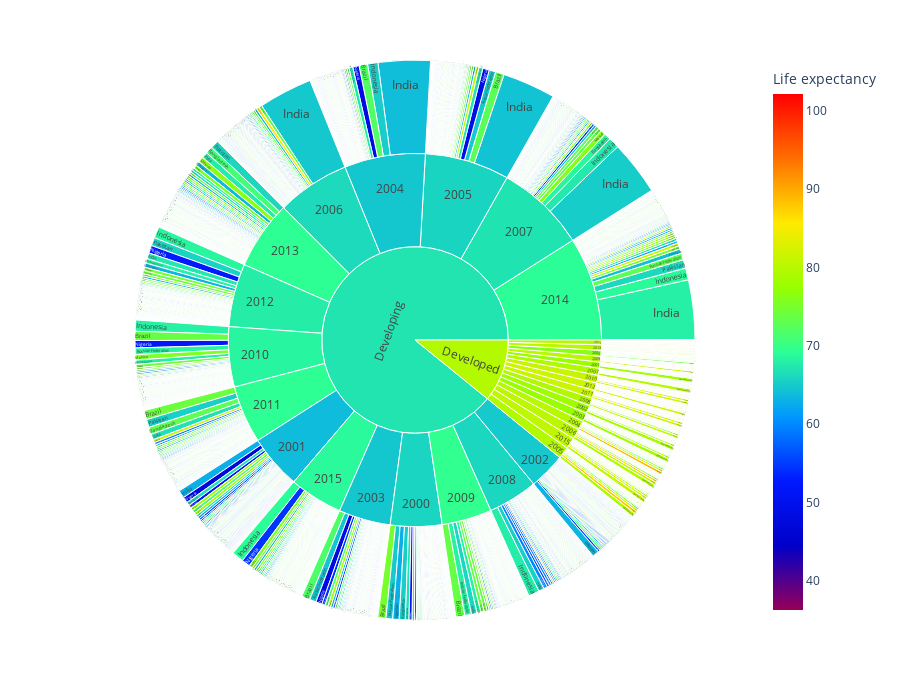

Notebook code for this chart:
### Code cell
# for detail click the year or status

sun_plot = pe.sunburst(
    df, 
    path=['Status', 'Year', 'Country'],
    values='Population',
    color='Life expectancy ',
    color_continuous_scale='rainbow',
    color_continuous_midpoint=df['Life expectancy '].mean()
)
sun_plot.update_layout(width=900, height=700)
sun_plot.show()

### Figure 1 — Plotly figure (JSON) as saved in the notebook; plotly's stock layout.template omitted (floating-point values rounded to 4 significant figures; data arrays with more than 128 entries replaced by an {"elided": "..."} marker saying what was removed)
{"data": [{"branchvalues": "total", "customdata": {"elided": "2972x1 float values"}, "domain": {"x": [0, 1], "y": [0, 1]}, "hovertemplate": "labels=%{label}<br>Population=%{value}<br>parent=%{parent}<br>id=%{id}<br>Life expectancy =%{color}<extra></extra>", "ids": {"elided": "2972 str values"}, "labels": {"elided": "2972 str values"}, "marker": {"coloraxis": "coloraxis", "colors": {"elided": "2972 float values"}}, "name": "", "parents": {"elided": "2972 str values"}, "type": "sunburst", "values": {"elided": "2972 float values"}}], "layout": {"coloraxis": {"cmid": 69.22, "colorbar": {"title": {"text": "Life expectancy "}}, "colorscale": [[0, "rgb(150,0,90)"], [0.125, "rgb(0,0,200)"], [0.25, "rgb(0,25,255)"], [0.375, "rgb(0,152,255)"], [0.5, "rgb(44,255,150)"], [0.625, "rgb(151,255,0)"], [0.75, "rgb(255,234,0)"], [0.875, "rgb(255,111,0)"], [1, "rgb(255,0,0)"]]}, "height": 700, "legend": {"tracegroupgap": 0}, "margin": {"t": 60}, "width": 900}}
